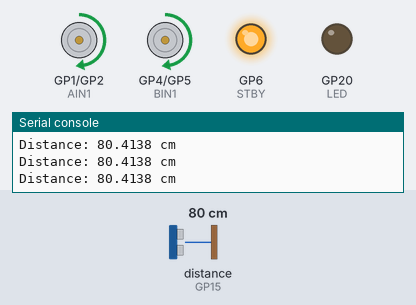
The program below on a simulated Raspberry Pi Pico running MicroPython. Shown: motor-driver pin pairs drawn as motors (green arrow = first pin HIGH = forward, orange = second pin HIGH = backward, longer = more drive, scaled by the enable pin, stopped while the standby pin is LOW), output pins drawn as LEDs (lit = HIGH), the last lines printed to the serial console. Inputs (shaded band) come from the test bench; at power-on: distance to the obstacle (sensor on GP15) 80 cm. The echo pulse lasts 58.3 µs per cm; pins used as bus, display or sensor lines are not drawn.

Above: at 2.2 s.
2.3 s: distance to the obstacle (sensor on GP15) set to 20 cm
3.8 s: distance to the obstacle (sensor on GP15) set to 16 cm
At 4.9 s:
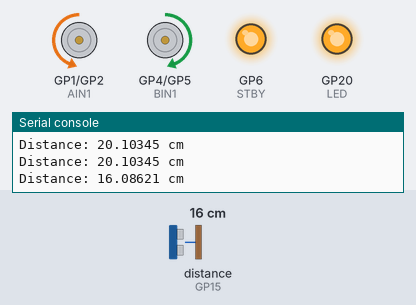
6.8 s: distance to the obstacle (sensor on GP15) set to 18 cm
At 8.9 s:
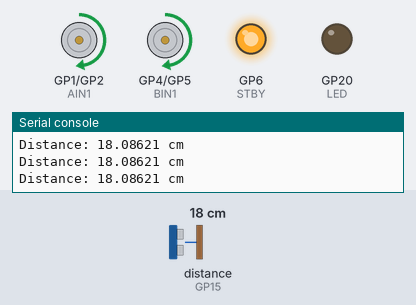
9.6 s: distance to the obstacle (sensor on GP15) set to 2 cm
At 10.05 s:
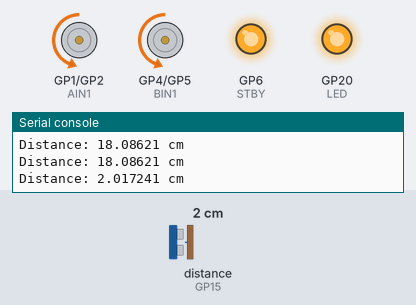
Timing chart, 0 to 13.6 s (numbered marks = the images above; inputs shaded):
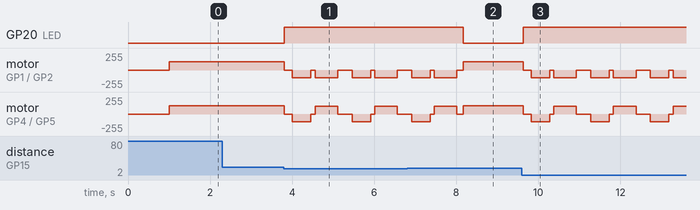

Measured:
- the behaviour switches between 18 and 17 cm on distance to the obstacle (sensor on GP15) (found by bisection; images 0 and 1)
- after the input at 3.8 s, GP20 (LED): LOW → HIGH at once; motor on GP1 (AIN1) / GP2 (AIN2): forward 127/255 → stopped at once, → backward 115/255 0.20 s later, → stopped 0.45 s later, → backward 115/255 0.10 s later, … (9 changes in this stretch)
- after the input at 6.8 s, GP20 (LED): HIGH → LOW after 1.4 s
- after the input at 9.6 s, GP20 (LED): LOW → HIGH at once; motor on GP1 (AIN1) / GP2 (AIN2): forward 127/255 → stopped at once, then repeats every 1.5 s: backward 115/255 0.45 s, stopped 0.10 s, backward 115/255 0.55 s, stopped 0.35 s

The program:

main.py
```python
from machine import Pin, PWM, time_pulse_us
from time import sleep, sleep_us

# Motors configuration

# Right motor - Channel A
PWMA = PWM(Pin(0))
AIN1 = Pin(1, Pin.OUT)
AIN2 = Pin(2, Pin.OUT)

# Left motor - Channel B
PWMB = PWM(Pin(3))
BIN1 = Pin(4, Pin.OUT)
BIN2 = Pin(5, Pin.OUT)

STBY = Pin(6, Pin.OUT)

PWMA.freq(1000)
PWMB.freq(1000)
STBY.value(1)

# Ultrasonic sensor

TRIG = Pin(14, Pin.OUT)
ECHO = Pin(15, Pin.IN)

TRIG.value(0)

# Tuning

LEFT_TRIM = 1.00
RIGHT_TRIM = 1.00

LEFT_DIR = 1
RIGHT_DIR = 1

NORMAL_SPEED = 50
TURN_SPEED = 45
OBSTACLE_DISTANCE = 18  # cm

#LED
LED = Pin(20, Pin.OUT)

# Motor functions
def right_motor(speed):
    speed = speed * RIGHT_DIR

    if speed > 0:
        AIN1.value(1)
        AIN2.value(0)
    elif speed < 0:
        AIN1.value(0)
        AIN2.value(1)
    else:
        AIN1.value(0)
        AIN2.value(0)

    speed = abs(speed) * RIGHT_TRIM
    speed = max(0, min(100, speed))

    PWMA.duty_u16(int(speed * 65535 / 100))


def left_motor(speed):
    speed = speed * LEFT_DIR

    if speed > 0:
        BIN1.value(1)
        BIN2.value(0)
    elif speed < 0:
        BIN1.value(0)
        BIN2.value(1)
    else:
        BIN1.value(0)
        BIN2.value(0)

    speed = abs(speed) * LEFT_TRIM
    speed = max(0, min(100, speed))

    PWMB.duty_u16(int(speed * 65535 / 100))


def stop():
    left_motor(0)
    right_motor(0)


def forward(speed=NORMAL_SPEED):
    left_motor(speed)
    right_motor(speed)


def backward(speed=45):
    left_motor(-speed)
    right_motor(-speed)


def turn_left(speed=TURN_SPEED):
    left_motor(-speed)
    right_motor(speed)


def turn_right(speed=TURN_SPEED):
    left_motor(speed)
    right_motor(-speed)


# Distance function
def distance_cm():
    TRIG.value(0)
    sleep_us(2)

    TRIG.value(1)
    sleep_us(10)
    TRIG.value(0)

    try:
        pulse = time_pulse_us(ECHO, 1, 30000)
    except OSError:
        return 999

    if pulse < 0:
        return 999

    return pulse / 58


# Main obstacle avoidance loop
stop()
sleep(1)

while True:
    distance = distance_cm()
    print("Distance:", distance, "cm")

    if distance < OBSTACLE_DISTANCE:
        LED.value(1)
        stop()
        sleep(0.2)

        backward(45)
        sleep(0.45)

        stop()
        sleep(0.1)

        turn_right(45)
        sleep(0.55)

        stop()
        sleep(0.1)


    else:
        LED.value(0)
        forward(NORMAL_SPEED)

    sleep(0.05)
```
